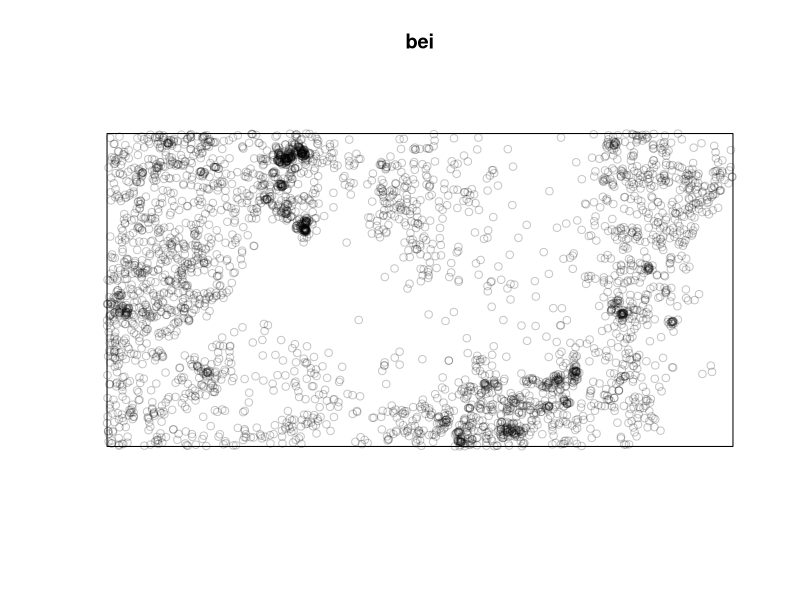
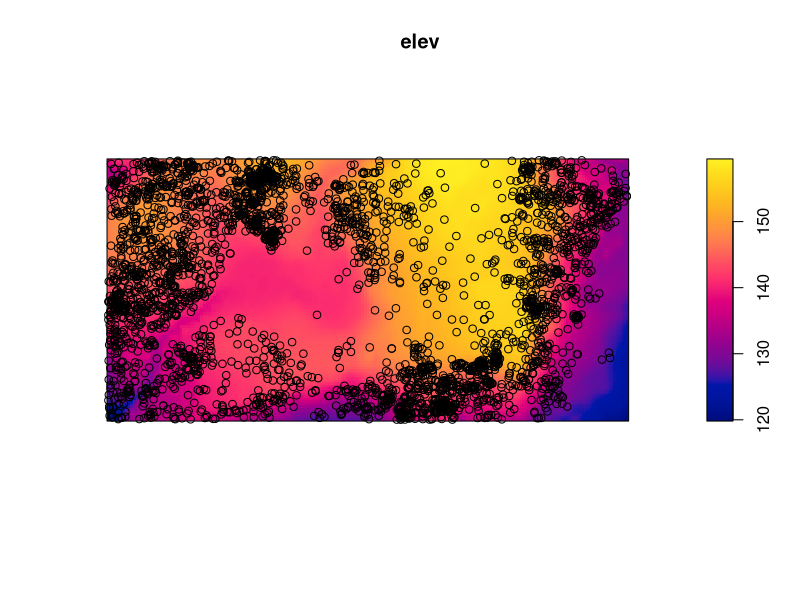
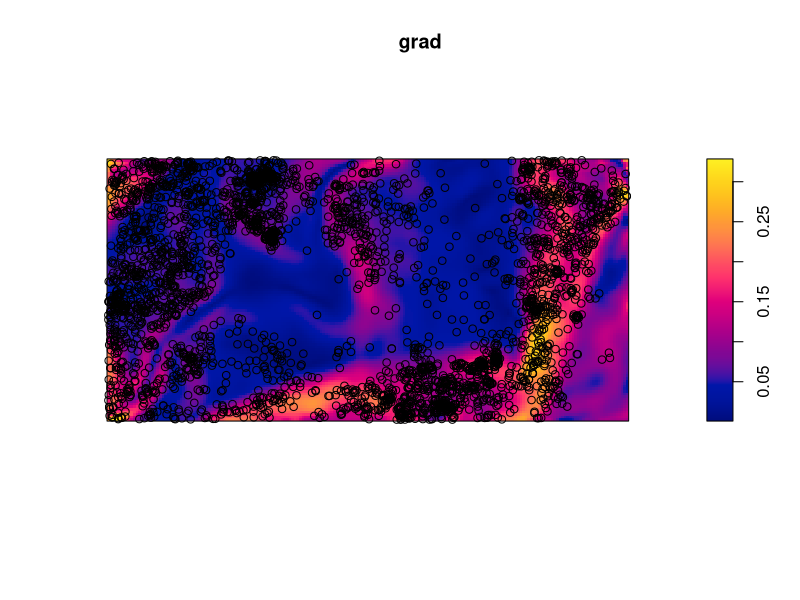
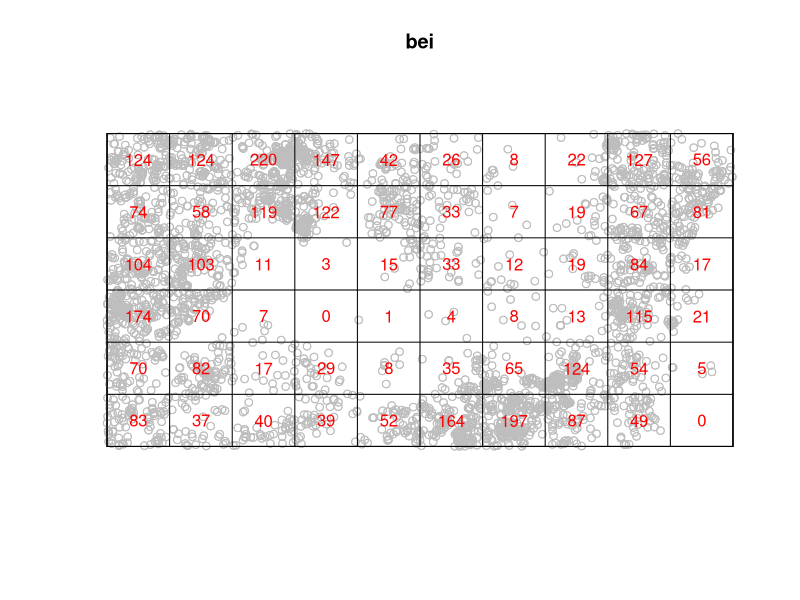
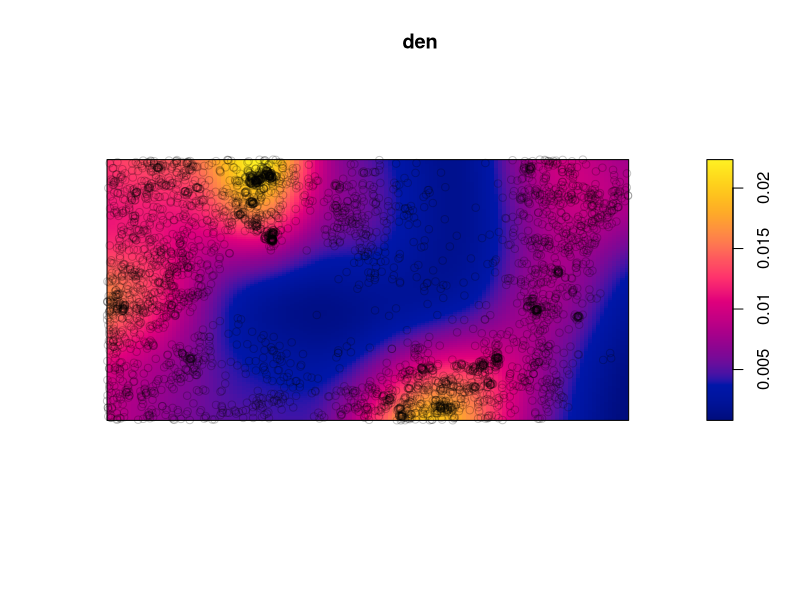
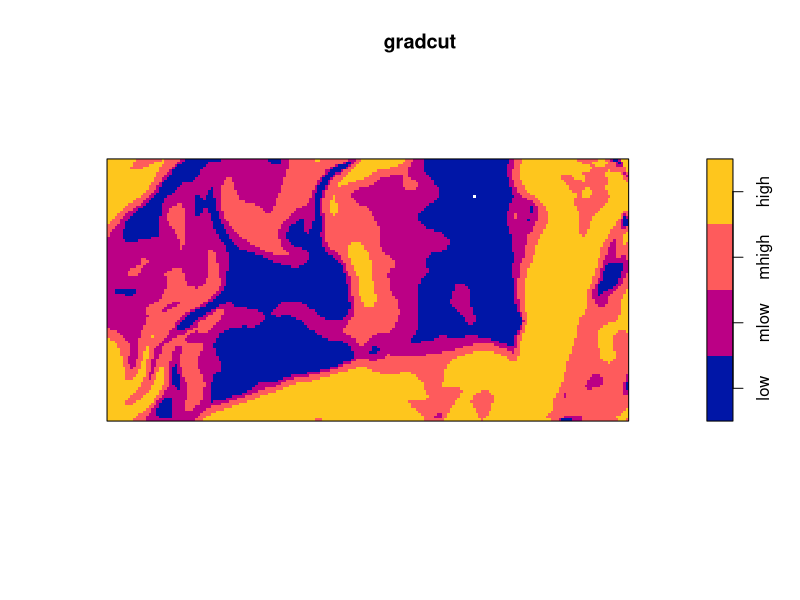
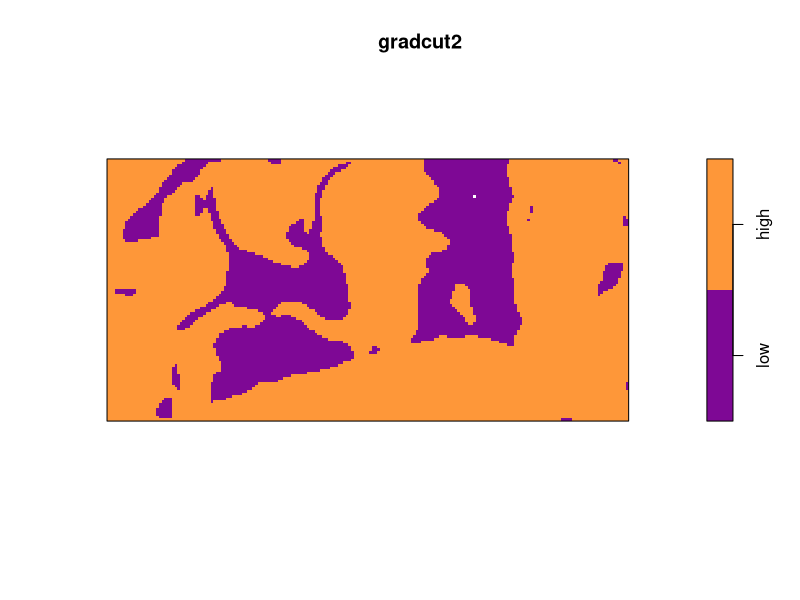
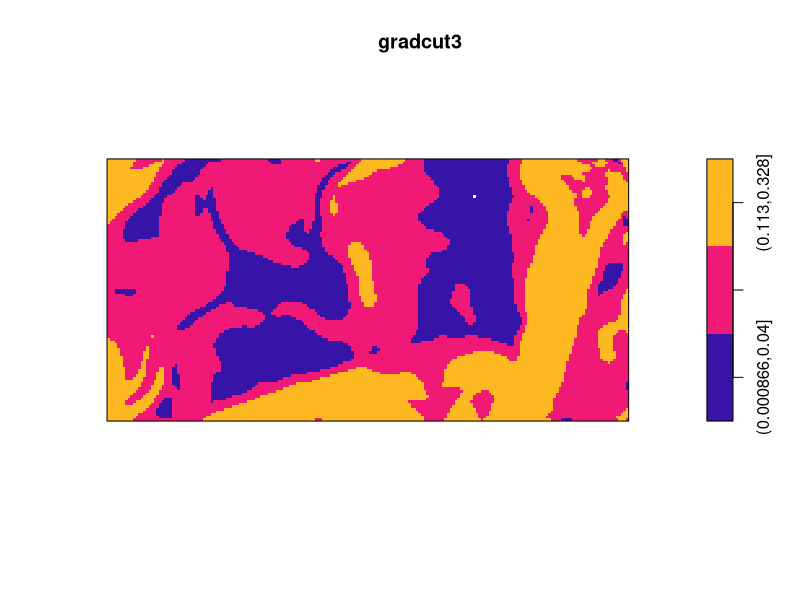

Write the R code that produced these figures, in order.
## ---- chunk 1
library(spatstat)
## ---- chunk 2
data(bei)

plot(bei)
## ---- chunk 3
elev <- bei.extra$elev
grad <- bei.extra$grad
plot(elev)
points(bei, add=T)
plot(grad)
points(bei, add=T)
## ---- chunk 4
q <- quadratcount(bei, nx=10,ny=6)
plot(bei)
points(bei, col="gray",add=T)
plot(q, add=T, col="red")
## ---- chunk 5
den <- density.ppp(bei, sigma=70, kernel="gaussian")
plot(den)
plot(bei,add=T)
## ---- chunk 6
# four quantiles
b <- quantile(grad, probs=(0:4)/4)
# two quantiles, the lower 25% and everything else
b2 <- quantile(grad, probs=c(0,0.25,1))
# three quantiles, the lower 25%, the middle 50% and the upper 25%
b3 <- quantile(grad, probs=c(0,.25,.75,1))

gradcut <- cut(grad, breaks=b, labels=c('low','mlow','mhigh','high'))
gradcut2 <- cut(grad, breaks=b2, labels=c('low','high'))
gradcut3 <- cut(grad, breaks=b3)

plot(gradcut)
plot(gradcut2)
plot(gradcut3)
## ---- chunk 7
v <- tess(image=gradcut)
v2 <- tess(image=gradcut2)
v3 <- tess(image=gradcut3)

plot(v)
plot(bei, add=T)

plot(v2)
plot(bei, add=T)

plot(v3)
plot(bei, add=T)
## ---- chunk 8
qb <- quadratcount(bei, tess=v)
qb2 <- quadratcount(bei,tess=v2)
qb3 <- quadratcount(bei,tess=v3)

## ---- chunk 9
plot(rhohat(bei,grad))
## ---- chunk 10
plot(rhohat(bei,elev))
## ---- chunk 11
plot(rhohat(bei,elev*grad))
## ---- chunk 12
plot(cdf.test(bei,grad,test="ks"))
plot(cdf.test(bei,elev,test="ks"))
## ---- chunk 13
null <- ppm(bei)
grd <- ppm(bei ~ grad)
mv <- ppm(bei ~ v)
mv3 <- ppm(bei ~ v3)
mv2 <- ppm(bei ~ v2)
elv <- ppm(bei ~ elev)  
grd.elv <- ppm(bei ~ elev * grad)
grd_elv <- ppm(bei ~ elev + grad)

aic <- matrix(ncol=2, nrow=8)
aic[,1] <- c("null","grd","mv","mv3","mv2","elv","grd.elv","grd_elv")
aic[,2] <- c(AIC(null),AIC(grd),AIC(mv),AIC(mv3),AIC(mv2),AIC(elv),AIC(grd.elv),AIC(grd_elv))

aic

aic[aic[,2]==min(aic[,2]),]
## ---- chunk 14

mv3

## ---- chunk 15


diagnose.ppm(mv3)

## ---- chunk 16

pred <- predict(mv3, se=T)

plot(pred$se)
plot(pred$estimate)
plot(bei, add=T)
